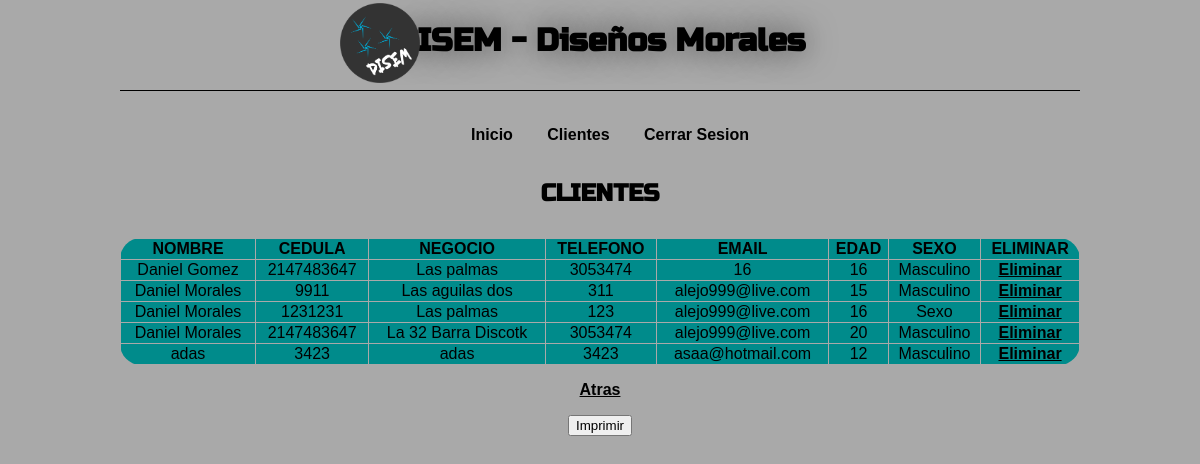
Screenshot of /mclientesa.php (signed in) with the database file from the repository.
### tables this page shows
CREATE TABLE IF NOT EXISTS `clientes` (
  `id` int(11) NOT NULL,
  `nombre` text NOT NULL,
  `cedula` int(11) NOT NULL,
  `negocio` varchar(30) NOT NULL,
  `telefono` int(11) NOT NULL,
  `email` varchar(30) NOT NULL,
  `edad` int(11) NOT NULL,
  `sexo` text NOT NULL
);

### mclientesa.php (the view, shortened to what this page needs)
<?php
	require('conexion2.php');
	$query="SELECT id, nombre, cedula, negocio, telefono, email, edad, sexo FROM clientes";
	$resultado=$mysqli->query($query);
?>
<!DOCTYPE html>
<html lang="es" xmlns="http://www.w3.org/1999/xhtml">
	<head>
		<link rel="stylesheet" type="text/css" href="css/hola.css">
	</head>
	<body>
		<div id="contenido">
			<header>
				<hgroup>
					<img src="imagenes/logo.png" width = "80"><h1>DISEM - Diseños Morales</h1>
				</hgroup>
				<nav>
				<ul>
					<li><a href="opciones.php">Inicio </a></li>
					<li><a href="clientesa.php">Clientes </a></li>
					<li><a href="cerrar_sesiona.php">Cerrar Sesion </a></li>
				</ul>
			</nav>
			</header>
			<section>
				<div id="textopr">
					<hgroup>
						<center><h1>CLIENTES</h1></center>
						<table border="1" width="100%">
			<thead>
				<tr>
					<td><center><b>NOMBRE</b></td></center>
					<td><center><b>CEDULA</b></td></center>
					<td><center><b>NEGOCIO</b></td></center>
					<td><center><b>TELEFONO</b></td></center>
					<td><center><b>EMAIL</b></td></center>
					<td><center><b>EDAD</b></td></center>
					<td><center><b>SEXO</b></td></center>
					<td><center><b>ELIMINAR</b></td></center>
				</tr>
				<tbody>
					<?php while($row=$resultado->fetch_assoc()){ ?>
						<tr>
							<td>
								<center><?php echo $row['nombre'];?></center>
							</td>
							<td>
								<center><?php echo $row['cedula'];?></center>
							</td>
							<td>
								<center><?php echo $row['negocio'];?></center>
							</td>
							<td>
								<center><?php echo $row['telefono'];?></center>
							</td>
							<td>
								<center><?php echo $row['email'];?></center>
							</td>
							<td>
								<center><?php echo $row['edad'];?></center><center>
							</td>
							<td>
								<center><?php echo $row['sexo'];?></center>
							</td>
							<td>
								<center><a href="eliminarc.php?id=<?php echo $row['id'];?>">Eliminar</a></center>
							</td>
						</tr>
					<?php } ?>
				</tbody>
			</table><p>
					<center><a href="comerciantesa.php">Atras</a></p></center>
					<form>
					<center><input type='button' onclick='window.print();' value='Imprimir' /></center>
					</form> <p></p>
					</hgroup>
				</div>
			</section>
		</div>
	</body>
</html>

### css/hola.css (style rules this page uses)
body { background-color: #A9A9A9; font-family: sans-serif; }
#contenido { width: 960px; margin: 0 auto; text-align: center; }
h1 { margin-bottom: 30px; font-family: 'Russo One', sans-serif; }
header hgroup h1 { border-bottom: solid; padding-bottom: 30px; border-width: 1px; border-color: #000000; text-shadow: 0px 0px 30px rgba(0,0,0,0.5); }
nav ul li { display: inline-block; margin-bottom: 10px; margin-right: 20px; color: black; cursor: pointer; padding: 5px; transition:all 0.5s linear; -webkit-transition:all 0.5s linear; -moz-transition:all 0.5s linear; -o-transition:all 0.5s linear; }
nav ul li a { text-decoration: none; }
table { border: 1px solid black; border-collapse: collapse; border-radius: 15px 15px 15px 15px; -moz-border-radius: 21px 21px 21px 21px; -webkit-border-radius: 21px 21px 21px 21px; border: 1px solid #A9A9A9; background-color: #008B8B; }
a { color: #000000; font-weight: bold; }
img[src="imagenes/logo.png"] { position: absolute; left:340px; top: 3px; }

### rows the page displays
clientes: nombre "Daniel Gomez", cedula "2147483647", negocio "Las palmas", telefono "3053474", email "16", edad "16", sexo "Masculino"
clientes: nombre "Daniel Morales", cedula "9911", negocio "Las aguilas dos", telefono "311", email "alejo999@live.com", edad "15", sexo "Masculino"
clientes: nombre "Daniel Morales", cedula "1231231", negocio "Las palmas", telefono "123", email "alejo999@live.com", edad "16", sexo "Sexo"
clientes: nombre "Daniel Morales", cedula "2147483647", negocio "La 32 Barra Discotk", telefono "3053474", email "alejo999@live.com", edad "20", sexo "Masculino"
clientes: nombre "adas", cedula "3423", negocio "adas", telefono "3423", email "asaa@hotmail.com", edad "12", sexo "Masculino"
